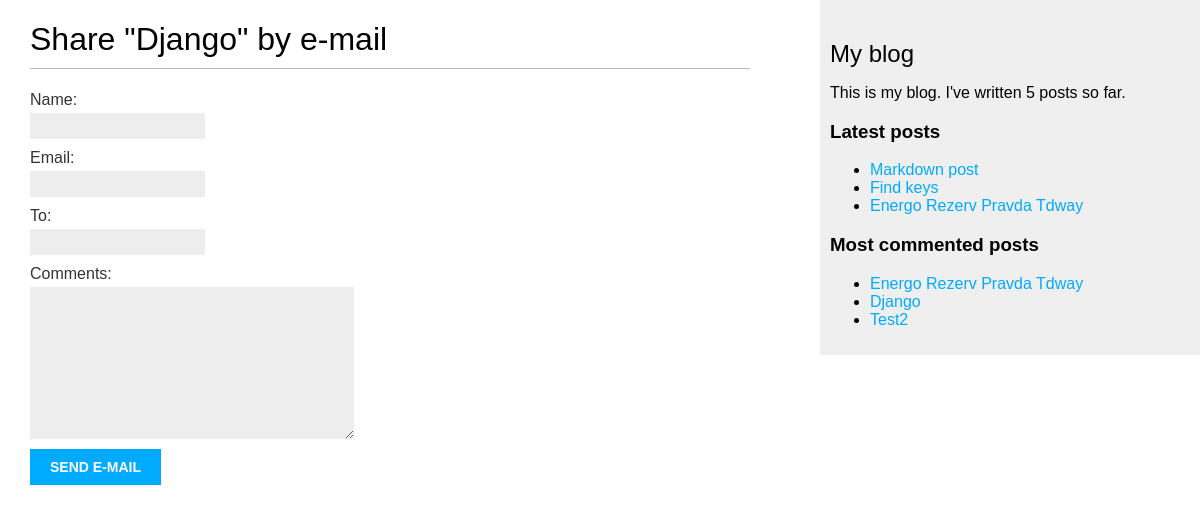
Screenshot of /blog/1/share/ with the database file from the repository.
### blog/models.py (models this page shows, shortened)
class Post(models.Model):
    STATUS_CHOICES = (
        ("draft", "Draft"),
        ("published", "Published"),
    )
    title = models.CharField(max_length=250)
    slug = models.SlugField(max_length=250, unique_for_date="publish")
    author = models.ForeignKey(
        User, related_name="blog_posts", on_delete=models.CASCADE
    )
    body = models.TextField()
    publish = models.DateTimeField(default=timezone.now)
    created = models.DateTimeField(auto_now_add=True)
    updated = models.DateTimeField(auto_now=True)
    status = models.CharField(max_length=10, choices=STATUS_CHOICES, default="draft")
    objects = models.Manager()
    published = PublishedManager()
    tags = TaggableManager()
    class Meta:
        ordering = ("-publish",)
    def get_absolute_url(self):
        return reverse(
            "blog:post_detail",
            args=[
                self.publish.year,
                self.publish.strftime("%m"),
                self.publish.strftime("%d"),
                self.slug,
            ],
        )

### blog/views.py (the view)
# urls.py: path("<int:post_id>/share/", views.post_share, name="post_share"),
def post_share(request, post_id):
    post = get_object_or_404(Post, id=post_id, status="published")
    sent = False
    if request.method == "POST":
        form = EmailPostForm(request.POST)
        if form.is_valid():
            cd = form.cleaned_data
            print(post.get_absolute_url())
            post_url = request.build_absolute_uri(post.get_absolute_url())
            subject = '{0} ({1}) recommends you reading "{2}"'.format(
                cd["name"], cd["email"], post.title
            )
            message = 'Read "{0}" at {1}\n\n{2}\'s comments: {3}'.format(
                post.title, post_url, cd["name"], cd["comments"]
            )
            send_mail(subject, message, "andrey.sakhno@gmail.com", [cd["to"]])
            sent = True
    else:
        form = EmailPostForm()
    return render(
        request, "blog/post/share.html", {"post": post, "form": form, "sent": sent}
    )

### blog/forms.py
class EmailPostForm(forms.Form):
    name = forms.CharField(max_length=25)
    email = forms.EmailField()
    to = forms.EmailField()
    comments = forms.CharField(required=False, widget=forms.Textarea)

### blog/models.py (called while the page is built)
    def get_queryset(self):
        return super().get_queryset().filter(status="published")

### blog/templatetags/blog_tags.py (called while the page is built)
@register.simple_tag
def total_posts():
    return Post.published.count()

@register.inclusion_tag("blog/post/latest_posts.html")
def show_latest_posts(count=5):
    latest_posts = Post.published.order_by("-publish")[:count]
    return {"latest_posts": latest_posts}

@register.simple_tag
def get_most_commented_posts(count=5):
    return Post.published.annotate(total_comments=Count("comments")).order_by(
        "-total_comments"
    )[:count]

### blog/templates/blog/post/share.html (shortened to what this page needs)
{% extends "blog/base.html" %}
{% block content %}
    {% if sent %}
        <h1>E-mail successfully sent</h1>
        <p>"{{ post.title }}" was successfully sent to {{ form.cleaned_data.to }}.</p>
    {% else %}
        <h1>Share "{{ post.title }}" by e-mail</h1>
        <form action="." method="post">
            {{ form.as_p }}
            <input type="submit" value="Send e-mail">
        </form>
    {% endif %}
{% endblock %}

### blog/templates/blog/base.html (shortened to what this page needs)
{% load blog_tags %}
{% load static %}
<!DOCTYPE html>
<html>
<head>
    <link href="{% static "css/blog.css" %}" rel="stylesheet">
</head>
<body>
<div id="content">
    {% block content %}
    {% endblock %}
</div>
<div id="sidebar">
    <h2>My blog</h2>
    <p>This is my blog. I've written {% total_posts %} posts so far.</p>
    <h3>Latest posts</h3>
    {% show_latest_posts 3 %}
    <h3>Most commented posts</h3>
    {% get_most_commented_posts 3 as most_commented_posts %}
    <ul>
        {% for post in most_commented_posts %}
            <li><a href="{{ post.get_absolute_url }}">{{ post.title }}</a></li>
        {% endfor %}
    </ul>
</div>
</body>
</html>

### blog/templates/blog/post/latest_posts.html
<ul>
    {% for post in latest_posts %}
        <li><a href="{{ post.get_absolute_url }}">{{ post.title }}</a></li>
    {% endfor %}
</ul>

### blog/static/css/blog.css (style rules this page uses)
body { margin:0; padding:0; font-family:helvetica, sans-serif; }
a { color:#00abff; text-decoration:none; }
h1 { font-weight:normal; border-bottom:1px solid #bbb; padding:0 0 10px 0; }
h2 { font-weight:normal; margin:30px 0 0; }
#content { float:left; width:60%; padding:0 0 0 30px; }
#sidebar { float:right; width:30%; padding:10px; background:#efefef; height:100%; }
label { float:left; clear:both; color:#333; margin-bottom:4px; }
input, textarea { clear:both; float:left; margin:0 0 10px; background:#ededed; border:0; padding:6px 10px; font-size:12px; }
input[type=submit] { font-weight:bold; background:#00abff; color:#fff; padding:10px 20px; font-size:14px; text-transform:uppercase; }

### rows the page displays
Post: title "Django"
Post: title "Markdown post"
Post: title "Find keys"
Post: title "Energo Rezerv Pravda Tdway"
Post: title "Test2"
